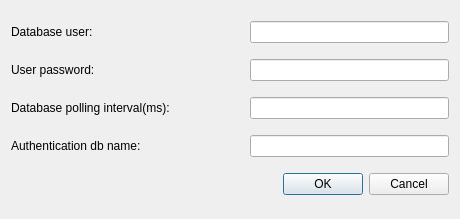
<?xml version="1.0" encoding="UTF-8"?>
<ui version="4.0">
 <class>db_settings_advanced</class>
 <widget class="QDialog" name="db_settings_advanced">
  <property name="geometry">
   <rect>
    <x>0</x>
    <y>0</y>
    <width>460</width>
    <height>219</height>
   </rect>
  </property>
  <property name="windowTitle">
   <string>Advanced database settings</string>
  </property>
  <layout class="QGridLayout" name="gridLayout">
   <item row="4" column="0" colspan="2">
    <widget class="QDialogButtonBox" name="buttonBox">
     <property name="orientation">
      <enum>Qt::Horizontal</enum>
     </property>
     <property name="standardButtons">
      <set>QDialogButtonBox::Cancel|QDialogButtonBox::Ok</set>
     </property>
    </widget>
   </item>
   <item row="0" column="0">
    <widget class="QLabel" name="label_db_user">
     <property name="text">
      <string>Database user:</string>
     </property>
    </widget>
   </item>
   <item row="1" column="0">
    <widget class="QLabel" name="label_db_user_pass">
     <property name="text">
      <string>User password:</string>
     </property>
    </widget>
   </item>
   <item row="1" column="1">
    <widget class="QLineEdit" name="edit_db_user_pass"/>
   </item>
   <item row="0" column="1">
    <widget class="QLineEdit" name="edit_db_user"/>
   </item>
   <item row="2" column="0">
    <widget class="QLabel" name="label_db_polling">
     <property name="minimumSize">
      <size>
       <width>233</width>
       <height>0</height>
      </size>
     </property>
     <property name="text">
      <string>Database polling interval(ms):</string>
     </property>
    </widget>
   </item>
   <item row="2" column="1">
    <widget class="QLineEdit" name="edit_db_polling"/>
   </item>
   <item row="3" column="0">
    <widget class="QLabel" name="label_auth_db_name">
     <property name="text">
      <string>Authentication db name:</string>
     </property>
    </widget>
   </item>
   <item row="3" column="1">
    <widget class="QLineEdit" name="edit_auth_db_name"/>
   </item>
  </layout>
 </widget>
 <tabstops>
  <tabstop>edit_db_user</tabstop>
  <tabstop>edit_db_user_pass</tabstop>
  <tabstop>edit_db_polling</tabstop>
  <tabstop>edit_auth_db_name</tabstop>
 </tabstops>
 <resources/>
 <connections>
  <connection>
   <sender>buttonBox</sender>
   <signal>accepted()</signal>
   <receiver>db_settings_advanced</receiver>
   <slot>accept()</slot>
   <hints>
    <hint type="sourcelabel">
     <x>248</x>
     <y>254</y>
    </hint>
    <hint type="destinationlabel">
     <x>157</x>
     <y>274</y>
    </hint>
   </hints>
  </connection>
  <connection>
   <sender>buttonBox</sender>
   <signal>rejected()</signal>
   <receiver>db_settings_advanced</receiver>
   <slot>reject()</slot>
   <hints>
    <hint type="sourcelabel">
     <x>316</x>
     <y>260</y>
    </hint>
    <hint type="destinationlabel">
     <x>286</x>
     <y>274</y>
    </hint>
   </hints>
  </connection>
 </connections>
</ui>
